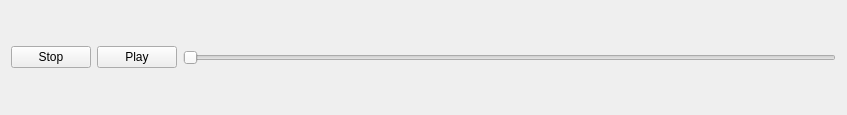
<?xml version="1.0" encoding="UTF-8"?>
<ui version="4.0">
 <class>LogControlBar</class>
 <widget class="QWidget" name="LogControlBar">
  <property name="geometry">
   <rect>
    <x>0</x>
    <y>0</y>
    <width>847</width>
    <height>115</height>
   </rect>
  </property>
  <property name="windowTitle">
   <string>Form</string>
  </property>
  <layout class="QHBoxLayout" name="horizontalLayout">
   <item>
    <widget class="QPushButton" name="stopButton">
     <property name="text">
      <string>Stop</string>
     </property>
    </widget>
   </item>
   <item>
    <widget class="QPushButton" name="playButton">
     <property name="text">
      <string>Play</string>
     </property>
    </widget>
   </item>
   <item>
    <widget class="QSlider" name="logTimeSlider">
     <property name="orientation">
      <enum>Qt::Horizontal</enum>
     </property>
    </widget>
   </item>
  </layout>
 </widget>
 <resources/>
 <connections/>
</ui>
